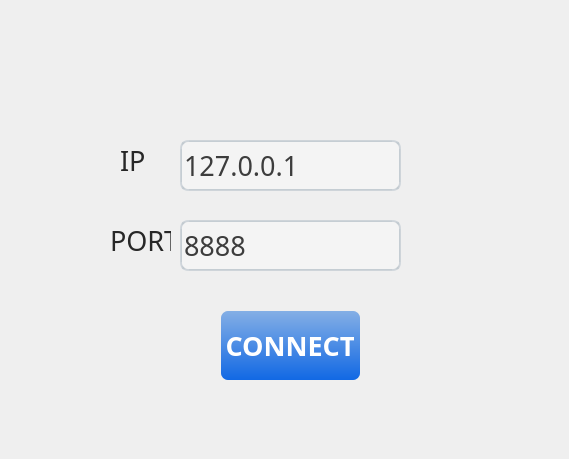
<?xml version="1.0" encoding="UTF-8"?>
<ui version="4.0">
 <class>ConnectionDialog</class>
 <widget class="QDialog" name="ConnectionDialog">
  <property name="geometry">
   <rect>
    <x>0</x>
    <y>0</y>
    <width>569</width>
    <height>459</height>
   </rect>
  </property>
  <property name="windowTitle">
   <string>Dialog</string>
  </property>
  <property name="styleSheet">
   <string notr="true">/*
 * MacOS Style Sheet for QT Applications
 * Author: Jaime A. Quiroga P.
 * Company: GTRONICK
 * Last updated: 25/12/2020, 23:10.
 * Available at: https://github.com/GTRONICK/QSS/blob/master/MacOS.qss
 */
QMainWindow {
    background-color:#ececec;
}
QPushButton, QToolButton, QCommandLinkButton{
    padding: 0 5px 0 5px;
    border-style: solid;
    border-top-color: qlineargradient(spread:pad, x1:0, y1:0, x2:0, y2:1, stop:0 #c1c9cf, stop:1 #d2d8dd);
    border-right-color: qlineargradient(spread:pad, x1:1, y1:0, x2:0, y2:0, stop:0 #c1c9cf, stop:1 #d2d8dd);
    border-bottom-color: qlineargradient(spread:pad, x1:0, y1:1, x2:0, y2:0, stop:0 #c1c9cf, stop:1 #d2d8dd);
    border-left-color: qlineargradient(spread:pad, x1:0, y1:0, x2:1, y2:0, stop:0 #c1c9cf, stop:1 #d2d8dd);
    border-width: 2px;
    border-radius: 8px;
    color: #616161;
    font-weight: bold;
    background-color: qlineargradient(spread:pad, x1:0.5, y1:0, x2:0.5, y2:1, stop:0 #fbfdfd, stop:0.5 #ffffff, stop:1 #fbfdfd);
}
QPushButton::default, QToolButton::default, QCommandLinkButton::default{
    border: 2px solid transparent;
    color: #FFFFFF;
    background-color: qlineargradient(spread:pad, x1:0.5, y1:0, x2:0.5, y2:1, stop:0 #84afe5, stop:1 #1168e4);
}
QPushButton:hover, QToolButton:hover, QCommandLinkButton:hover{
    color: #3d3d3d;
    border-style: solid;
    border-top-color: qlineargradient(spread:pad, x1:0, y1:1, x2:1, y2:1, stop:0 #C0DB50, stop:0.4 #C0DB50, stop:0.5 #100E19, stop:1 #100E19);
    border-bottom-color: qlineargradient(spread:pad, x1:0, y1:1, x2:1, y2:1, stop:0 #100E19, stop:0.5 #100E19, stop:0.6 #C0DB50, stop:1 #C0DB50);
    border-left-color: qlineargradient(spread:pad, x1:0, y1:0, x2:0, y2:1, stop:0 #C0DB50, stop:0.3 #C0DB50, stop:0.7 #100E19, stop:1 #100E19);
    border-right-color: qlineargradient(spread:pad, x1:0, y1:1, x2:0, y2:0, stop:0 #C0DB50, stop:0.3 #C0DB50, stop:0.7 #100E19, stop:1 #100E19);
    border-width: 2px;
    border-radius: 1px;
    padding: 2px;
}
QPushButton:pressed, QToolButton:pressed, QCommandLinkButton:pressed{
    color: #aeaeae;
    background-color: qlineargradient(spread:pad, x1:0.5, y1:0, x2:0.5, y2:1, stop:0 #ffffff, stop:0.5 #fbfdfd, stop:1 #ffffff);
    border-style: solid;
	border-top-color: qlineargradient(spread:pad, x1:0, y1:1, x2:1, y2:1, stop:0 #d33af1, stop:0.4 #d33af1, stop:0.5 #100E19, stop:1 #100E19);
    border-bottom-color: qlineargradient(spread:pad, x1:0, y1:1, x2:1, y2:1, stop:0 #100E19, stop:0.5 #100E19, stop:0.6 #d33af1, stop:1 #d33af1);
    border-left-color: qlineargradient(spread:pad, x1:0, y1:0, x2:0, y2:1, stop:0 #d33af1, stop:0.3 #d33af1, stop:0.7 #100E19, stop:1 #100E19);
    border-right-color: qlineargradient(spread:pad, x1:0, y1:1, x2:0, y2:0, stop:0 #d33af1, stop:0.3 #d33af1, stop:0.7 #100E19, stop:1 #100E19);
	border-width: 2px;
    border-radius: 1px;
	padding: 2px;
}
QPushButton:disabled, QToolButton:disabled, QCommandLinkButton:disabled{
    color: #616161;
    background-color: qlineargradient(spread:pad, x1:0.5, y1:0, x2:0.5, y2:1, stop:0 #dce7eb, stop:0.5 #e0e8eb, stop:1 #dee7ec);
}
QLineEdit, QTextEdit, QPlainTextEdit, QSpinBox, QDoubleSpinBox, QTimeEdit, QDateEdit, QDateTimeEdit {
    border-width: 2px;
    border-radius: 8px;
    border-style: solid;
    border-top-color: qlineargradient(spread:pad, x1:0.5, y1:1, x2:0.5, y2:0, stop:0 #c1c9cf, stop:1 #d2d8dd);
    border-right-color: qlineargradient(spread:pad, x1:0, y1:0, x2:1, y2:0, stop:0 #c1c9cf, stop:1 #d2d8dd);
    border-bottom-color: qlineargradient(spread:pad, x1:0.5, y1:0, x2:0.5, y2:1, stop:0 #c1c9cf, stop:1 #d2d8dd);
    border-left-color: qlineargradient(spread:pad, x1:1, y1:0, x2:0, y2:0, stop:0 #c1c9cf, stop:1 #d2d8dd);
    background-color: #f4f4f4;
    color: #3d3d3d;
}
QLineEdit:focus, QTextEdit:focus, QPlainTextEdit:focus, QSpinBox:focus, QDoubleSpinBox:focus, QTimeEdit:focus, QDateEdit:focus, QDateTimeEdit:focus {
    border-width: 2px;
    border-radius: 8px;
    border-style: solid;
    border-top-color: qlineargradient(spread:pad, x1:0.5, y1:1, x2:0.5, y2:0, stop:0 #85b7e3, stop:1 #9ec1db);
    border-right-color: qlineargradient(spread:pad, x1:0, y1:0, x2:1, y2:0, stop:0 #85b7e3, stop:1 #9ec1db);
    border-bottom-color: qlineargradient(spread:pad, x1:0.5, y1:0, x2:0.5, y2:1, stop:0 #85b7e3, stop:1 #9ec1db);
    border-left-color: qlineargradient(spread:pad, x1:1, y1:0, x2:0, y2:0, stop:0 #85b7e3, stop:1 #9ec1db);
    background-color: #f4f4f4;
    color: #3d3d3d;
}
QLineEdit:disabled, QTextEdit:disabled, QPlainTextEdit:disabled, QSpinBox:disabled, QDoubleSpinBox:disabled, QTimeEdit:disabled, QDateEdit:disabled, QDateTimeEdit:disabled {
    color: #b9b9b9;
}
QSpinBox::up-button, QDoubleSpinBox::up-button, QTimeEdit::up-button, QDateEdit::up-button, QDateTimeEdit::up-button {
    subcontrol-origin: padding;
    subcontrol-position: top right;
    width: 15px;
    color: #272727;
    border-left-width: 1px;
    border-left-color: darkgray;
    border-left-style: solid;
    border-top-right-radius: 3px;
    padding: 3px;
}
QSpinBox::down-button, QDoubleSpinBox::down-button, QTimeEdit::down-button, QDateEdit::down-button, QDateTimeEdit::down-button {
    subcontrol-origin: padding;
    subcontrol-position: bottom right;
    width: 15px;
    color: #272727;
    border-left-width: 1px;
    border-left-color: darkgray;
    border-left-style: solid;
    border-bottom-right-radius: 3px;
    padding: 3px;
}
QSpinBox::up-button:pressed, QDoubleSpinBox::up-button:pressed, QTimeEdit::up-button:pressed, QDateEdit::up-button:pressed, QDateTimeEdit::up-button:pressed {
    color: #aeaeae;
    background-color: qlineargradient(spread:pad, x1:0.5, y1:0, x2:0.5, y2:1, stop:0 #ffffff, stop:0.5 #fbfdfd, stop:1 #ffffff);
}
QSpinBox::down-button:pressed, QDoubleSpinBox::down-button:pressed, QTimeEdit::down-button:pressed, QDateEdit::down-button:pressed, QDateTimeEdit::down-button:pressed {
    color: #aeaeae;
    background-color: qlineargradient(spread:pad, x1:0.5, y1:0, x2:0.5, y2:1, stop:0 #ffffff, stop:0.5 #fbfdfd, stop:1 #ffffff);
}
QSpinBox::up-button:hover, QDoubleSpinBox::up-button:hover, QTimeEdit::up-button:hover, QDateEdit::up-button:hover, QDateTimeEdit::up-button:hover {
    color: #FFFFFF;
    border-top-right-radius: 5px;
    background-color: qlineargradient(spread:pad, x1:0.5, y1:0, x2:0.5, y2:1, stop:0 #84afe5, stop:1 #1168e4);
    
}
QSpinBox::down-button:hover, QDoubleSpinBox::down-button:hover, QTimeEdit::down-button:hover, QDateEdit::down-button:hover, QDateTimeEdit::down-button:hover {
    color: #FFFFFF;
    border-bottom-right-radius: 5px;
    background-color: qlineargradient(spread:pad, x1:0.5, y1:0, x2:0.5, y2:1, stop:0 #84afe5, stop:1 #1168e4);
}
QSpinBox::up-arrow, QDoubleSpinBox::up-arrow, QTimeEdit::up-arrow, QDateEdit::up-arrow, QDateTimeEdit::up-arrow {
    image: url(/usr/share/icons/Adwaita/16x16/actions/go-up-symbolic.symbolic.png);
}
QSpinBox::down-arrow, QDoubleSpinBox::down-arrow, QTimeEdit::down-arrow, QDateEdit::down-arrow, QDateTimeEdit::down-arrow {
    image: url(/usr/share/icons/Adwaita/16x16/actions/go-down-symbolic.symbolic.png);
}
QProgressBar {
    max-height: 8px;
    text-align: center;
    font: italic bold 11px;
    color: #3d3d3d;
    border: 1px solid transparent;
    border-radius:4px;
    background-color: qlineargradient(spread:pad, x1:0, y1:0, x2:0, y2:1, stop:0 #ddd5d5, stop:0.5 #dad3d3, stop:1 #ddd5d5);
}
QProgressBar::chunk {
    background-color: qlineargradient(spread:pad, x1:0, y1:0, x2:0, y2:1, stop:0 #467dd1, stop:0.5 #3b88fc, stop:1 #467dd1);
    border-radius: 4px;
}
QProgressBar:disabled {
    color: #616161;
}
QProgressBar::chunk:disabled {
    background-color: #aeaeae;
}
QSlider::groove {
    border: 1px solid #bbbbbb;
    background-color: #52595d;
    border-radius: 4px;
}
QSlider::groove:horizontal {
    height: 6px;
}
QSlider::groove:vertical {
    width: 6px;
}
QSlider::handle:horizontal {
    background: #ffffff;
    border-style: solid;
    border-width: 1px;
    border-color: rgb(207,207,207);
    width: 12px;
    margin: -5px 0;
    border-radius: 7px;
}
QSlider::handle:vertical {
    background: #ffffff;
    border-style: solid;
    border-width: 1px;
    border-color: rgb(207,207,207);
    height: 12px;
    margin: 0 -5px;
    border-radius: 7px;
}
QSlider::add-page, QSlider::sub-page {
    border: 1px transparent;
    background-color: #52595d;
    border-radius: 4px;
}
QSlider::add-page:horizontal {
    background: qlineargradient(spread:pad, x1:0, y1:0, x2:0, y2:1, stop:0 #ddd5d5, stop:0.5 #dad3d3, stop:1 #ddd5d5);
}
QSlider::sub-page:horizontal {
    background-color: qlineargradient(spread:pad, x1:0, y1:0, x2:1, y2:0, stop:0 #467dd1, stop:0.5 #3b88fc, stop:1 #467dd1);
}
QSlider::add-page:vertical {
    background-color: qlineargradient(spread:pad, x1:0, y1:0, x2:0, y2:1, stop:0 #467dd1, stop:0.5 #3b88fc, stop:1 #467dd1);
}
QSlider::sub-page:vertical {
    background: qlineargradient(spread:pad, x1:0, y1:0, x2:1, y2:0, stop:0 #ddd5d5, stop:0.5 #dad3d3, stop:1 #ddd5d5);
}
QSlider::add-page:horizontal:disabled, QSlider::sub-page:horizontal:disabled, QSlider::add-page:vertical:disabled, QSlider::sub-page:vertical:disabled {
    background: #b9b9b9;
}
QComboBox, QFontComboBox {
    border-width: 2px;
    border-radius: 8px;
    border-style: solid;
    border-top-color: qlineargradient(spread:pad, x1:0.5, y1:1, x2:0.5, y2:0, stop:0 #c1c9cf, stop:1 #d2d8dd);
    border-right-color: qlineargradient(spread:pad, x1:0, y1:0, x2:1, y2:0, stop:0 #c1c9cf, stop:1 #d2d8dd);
    border-bottom-color: qlineargradient(spread:pad, x1:0.5, y1:0, x2:0.5, y2:1, stop:0 #c1c9cf, stop:1 #d2d8dd);
    border-left-color: qlineargradient(spread:pad, x1:1, y1:0, x2:0, y2:0, stop:0 #c1c9cf, stop:1 #d2d8dd);
    background-color: #f4f4f4;
    color: #272727;
    padding-left: 5px;
}
QComboBox:editable, QComboBox:!editable, QComboBox::drop-down:editable, QComboBox:!editable:on, QComboBox::drop-down:editable:on {
    background: #ffffff;
}
QComboBox::drop-down {
    subcontrol-origin: padding;
    subcontrol-position: top right;
    width: 15px;
    color: #272727;
    border-left-width: 1px;
    border-left-color: darkgray;
    border-left-style: solid;
    border-top-right-radius: 3px;
    border-bottom-right-radius: 3px;
}
QComboBox::down-arrow {
    image: url(/usr/share/icons/Adwaita/16x16/actions/go-down-symbolic.symbolic.png); /*Adawaita icon thene*/
}

QComboBox::down-arrow:on {
    top: 1px;
    left: 1px;
}
QComboBox QAbstractItemView {
    border: 1px solid darkgray;
    border-radius: 8px;
    selection-background-color: #dadada;
    selection-color: #272727;
    color: #272727;
    background: white;
}
QLabel, QCheckBox, QRadioButton {
    color: #272727;
}
QCheckBox {
    padding: 2px;
}
QCheckBox:disabled, QRadioButton:disabled {
    color: #808086;
    padding: 2px;
}

QCheckBox:hover {
    border-radius:4px;
    border-style:solid;
    padding-left: 1px;
    padding-right: 1px;
    padding-bottom: 1px;
    padding-top: 1px;
    border-width:1px;
    border-color: transparent;
}
QCheckBox::indicator:checked {
    image: url(/usr/share/icons/Adwaita/16x16/actions/object-select-symbolic.symbolic.png);
    height: 15px;
    width: 15px;
    border-style:solid;
    border-width: 1px;
    border-color: #48a5fd;
    color: #ffffff;
    border-radius: 3px;
    background-color: qlineargradient(spread:pad, x1:0, y1:0, x2:0, y2:1, stop:0 #48a5fd, stop:0.5 #329cfb, stop:1 #48a5fd);
}
QCheckBox::indicator:unchecked {
    
    height: 15px;
    width: 15px;
    border-style:solid;
    border-width: 1px;
    border-color: #48a5fd;
    border-radius: 3px;
    background-color: #fbfdfa;
}
QLCDNumber {
    color: #616161;;
}
QMenuBar {
    background-color: #ececec;
}
QMenuBar::item {
    color: #616161;
    spacing: 3px;
    padding: 1px 4px;
    background-color: #ececec;
}

QMenuBar::item:selected {
    background-color: #dadada;
    color: #3d3d3d;
}
QMenu {
    background-color: #ececec;
}
QMenu::item:selected {
    background-color: #dadada;
    color: #3d3d3d;
}
QMenu::item {
    color: #616161;;
    background-color: #e0e0e0;
}
QTabWidget {
    color:rgb(0,0,0);
    background-color:#000000;
}
QTabWidget::pane {
    border-color: #050a0e;
    background-color: #e0e0e0;
    border-width: 1px;
    border-radius: 4px;
    position: absolute;
    top: -0.5em;
    padding-top: 0.5em;
}

QTabWidget::tab-bar {
    alignment: center;
}

QTabBar::tab {
    border-bottom: 1px solid #c0c0c0;
    padding: 3px;
    color: #272727;
    background-color: #fefefc;
    margin-left:0px;
}
QTabBar::tab:!last {
    border-right: 1px solid;
    border-right-color: #c0c0c0;
    border-bottom-color: #c0c0c0;
}
QTabBar::tab:first {
    border-top-left-radius: 4px;
    border-bottom-left-radius: 4px;
}
QTabBar::tab:last {
    border-top-right-radius: 4px;
    border-bottom-right-radius: 4px;
}
QTabBar::tab:selected, QTabBar::tab:last:selected, QTabBar::tab:hover {
    color: #FFFFFF;
    background-color: qlineargradient(spread:pad, x1:0.5, y1:0, x2:0.5, y2:1, stop:0 #84afe5, stop:1 #1168e4);
}
QRadioButton::indicator {
    height: 14px;
    width: 14px;
    border-style:solid;
    border-radius:7px;
    border-width: 1px;
}
QRadioButton::indicator:checked {
    border-color: #48a5fd;
    background-color: qradialgradient(cx:0.5, cy:0.5, radius:0.4,fx:0.5, fy:0.5, stop:0 #ffffff, stop:0.5 #ffffff, stop:0.6 #48a5fd, stop:1 #48a5fd);
}
QRadioButton::indicator:!checked {
    border-color: #a9b7c6;
    background-color: #fbfdfa;
}
QStatusBar {
    color:#027f7f;
}

QDial {
    background: #16a085;
}

QToolBox {
    color: #a9b7c6;
    background-color: #222b2e;
}
QToolBox::tab {
    color: #a9b7c6;
    background-color:#222b2e;
}
QToolBox::tab:selected {
    color: #FFFFFF;
    background-color:#222b2e;
}
QScrollArea {
    color: #FFFFFF;
    background-color:#222b2e;
}

QScrollBar:horizontal {
	max-height: 10px;
	border: 1px transparent grey;
	margin: 0px 20px 0px 20px;
	background: transparent;
}
QScrollBar:vertical {
	max-width: 10px;
	border: 1px transparent grey;
	margin: 20px 0px 20px 0px;
	background: transparent;
}
QScrollBar::handle:vertical, QScrollBar::handle:horizontal {
	background: #52595d;
	border-style: transparent;
	border-radius: 4px;
	min-height: 25px;
}
QScrollBar::handle:horizontal:hover, QScrollBar::handle:vertical:hover {
	background: qlineargradient(spread:pad, x1:0, y1:0, x2:1, y2:0, stop:0 #467dd1, stop:0.5 #3b88fc, stop:1 #467dd1);
}
QScrollBar::add-line, QScrollBar::sub-line {
    border: 2px transparent grey;
    border-radius: 4px;
    subcontrol-origin: margin;
    background: #b9b9b9;
}
QScrollBar::add-line:horizontal {
    width: 20px;
    subcontrol-position: right;
}
QScrollBar::add-line:vertical {
    height: 20px;
    subcontrol-position: bottom;
}
QScrollBar::sub-line:horizontal {
    width: 20px;
    subcontrol-position: left;
}
QScrollBar::sub-line:vertical {
    height: 20px;
    subcontrol-position: top;
}
QScrollBar::add-line:vertical:pressed, QScrollBar::add-line:horizontal:pressed, QScrollBar::sub-line:horizontal:pressed, QScrollBar::sub-line:vertical:pressed {
    background: qlineargradient(spread:pad, x1:0, y1:0, x2:1, y2:0, stop:0 #467dd1, stop:0.5 #3b88fc, stop:1 #467dd1);
}
QScrollBar::add-page:horizontal, QScrollBar::sub-page:horizontal, QScrollBar::add-page:vertical, QScrollBar::sub-page:vertical {
    background: none;
}
QScrollBar::up-arrow:vertical {
    image: url(/usr/share/icons/Adwaita/16x16/actions/go-up-symbolic.symbolic.png);
}
QScrollBar::down-arrow:vertical {
    image: url(/usr/share/icons/Adwaita/16x16/actions/go-down-symbolic.symbolic.png);
}
QScrollBar::left-arrow:horizontal {
    image: url(/usr/share/icons/Adwaita/16x16/actions/go-previous-symbolic.symbolic.png);
}
QScrollBar::right-arrow:horizontal {
    image: url(/usr/share/icons/Adwaita/16x16/actions/go-next-symbolic.symbolic.png);
}</string>
  </property>
  <widget class="QLineEdit" name="ipEdit">
   <property name="geometry">
    <rect>
     <x>180</x>
     <y>140</y>
     <width>221</width>
     <height>51</height>
    </rect>
   </property>
   <property name="font">
    <font>
     <family>宋体</family>
     <pointsize>20</pointsize>
    </font>
   </property>
   <property name="text">
    <string>127.0.0.1</string>
   </property>
  </widget>
  <widget class="QLineEdit" name="portEdit">
   <property name="geometry">
    <rect>
     <x>180</x>
     <y>220</y>
     <width>221</width>
     <height>51</height>
    </rect>
   </property>
   <property name="font">
    <font>
     <family>宋体</family>
     <pointsize>20</pointsize>
    </font>
   </property>
   <property name="text">
    <string>8888</string>
   </property>
  </widget>
  <widget class="QPushButton" name="connectButton">
   <property name="geometry">
    <rect>
     <x>220</x>
     <y>310</y>
     <width>141</width>
     <height>71</height>
    </rect>
   </property>
   <property name="font">
    <font>
     <family>宋体</family>
     <pointsize>20</pointsize>
     <weight>75</weight>
     <bold>true</bold>
    </font>
   </property>
   <property name="text">
    <string>CONNECT</string>
   </property>
  </widget>
  <widget class="QLabel" name="label">
   <property name="geometry">
    <rect>
     <x>120</x>
     <y>140</y>
     <width>31</width>
     <height>41</height>
    </rect>
   </property>
   <property name="font">
    <font>
     <family>宋体</family>
     <pointsize>20</pointsize>
    </font>
   </property>
   <property name="text">
    <string>IP</string>
   </property>
  </widget>
  <widget class="QLabel" name="label_2">
   <property name="geometry">
    <rect>
     <x>110</x>
     <y>230</y>
     <width>61</width>
     <height>21</height>
    </rect>
   </property>
   <property name="font">
    <font>
     <family>宋体</family>
     <pointsize>20</pointsize>
    </font>
   </property>
   <property name="text">
    <string>PORT</string>
   </property>
  </widget>
 </widget>
 <resources/>
 <connections/>
</ui>
